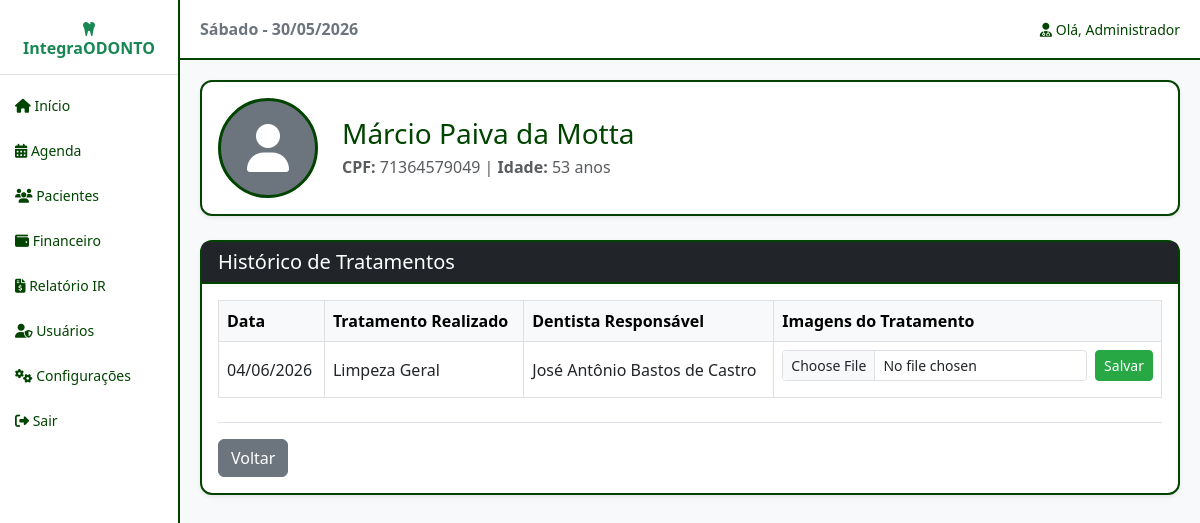
The page /view/prontuario.php?id_paciente=1 (signed in) on the database its author committed.
### tables this page shows
CREATE TABLE `pacientes` (
  `id` int(11) NOT NULL AUTO_INCREMENT,
  `nome` varchar(100) NOT NULL,
  `data_nascimento` date NOT NULL,
  `sexo` enum('M','F','O') NOT NULL,
  `rg` varchar(20) DEFAULT NULL,
  `cpf` varchar(14) NOT NULL,
  `email` varchar(100) DEFAULT NULL,
  `telefone` varchar(20) NOT NULL,
  `cep` varchar(10) DEFAULT NULL,
  `logradouro` varchar(100) DEFAULT NULL,
  `numero` varchar(10) DEFAULT NULL,
  `complemento` varchar(50) DEFAULT NULL,
  `bairro` varchar(50) DEFAULT NULL,
  `cidade` varchar(50) DEFAULT NULL,
  `uf` char(2) DEFAULT NULL,
  `responsavel_nome` varchar(100) DEFAULT NULL,
  `responsavel_cpf` varchar(14) DEFAULT NULL,
  `foto_path` varchar(255) DEFAULT NULL,
  `deleted_at` timestamp NULL DEFAULT NULL,
  PRIMARY KEY (`id`)
);

CREATE TABLE `consultas` (
  `id` int(11) NOT NULL AUTO_INCREMENT,
  `id_paciente` int(11) NOT NULL,
  `nome_tratamento` varchar(100) NOT NULL,
  `data_consulta` date NOT NULL,
  `hora_consulta` time NOT NULL,
  `status` enum('Agendado','Aguardando','Concluido','Faltou','Cancelado') NOT NULL DEFAULT 'Agendado',
  `id_dentista` int(11) NOT NULL,
  `deleted_at` timestamp NULL DEFAULT NULL,
  PRIMARY KEY (`id`),
  KEY `id_paciente` (`id_paciente`),
  KEY `id_dentista` (`id_dentista`),
  CONSTRAINT `consultas_ibfk_1` FOREIGN KEY (`id_paciente`) REFERENCES `pacientes` (`id`),
  CONSTRAINT `consultas_ibfk_2` FOREIGN KEY (`id_dentista`) REFERENCES `usuarios` (`id`)
);

CREATE TABLE `usuarios` (
  `id` int(11) NOT NULL AUTO_INCREMENT,
  `nome_completo` varchar(255) NOT NULL,
  `cpf` varchar(14) NOT NULL,
  `login` varchar(50) NOT NULL,
  `senha` varchar(255) NOT NULL,
  `nivel_acesso` int(11) NOT NULL,
  `deleted_at` timestamp NULL DEFAULT NULL,
  PRIMARY KEY (`id`)
);

### config/conexao.php (called while the page is built, shortened)
<?php
abstract class Conexao {
    private $servidor = 'localhost';
    private $user = 'root';
    private $pass = 'apple';
    private $banco = 'integra_odonto';
    private function conexao() {
        $this->conn = new PDO("mysql:host=$this->servidor;dbname=$this->banco", $this->user, $this->pass);
    }
}
?>

### model/pacienteModel.php (called while the page is built, shortened)
<?php
require_once '../config/conexao.php';
class Paciente extends Conexao {
    private $tabela = 'pacientes';
    public function consultaID($id) {
        $sql = "SELECT * FROM " . $this->tabela . " WHERE id = :id AND deleted_at IS NULL";
        $stmt = $this->conn->prepare($sql);
        $stmt->bindParam(':id', $id, PDO::PARAM_INT);
        $stmt->execute();
        return $stmt->fetch(PDO::FETCH_ASSOC);
    }
}
?>

### controller/pacienteController.php (called while the page is built, shortened)
<?php
require_once('../model/pacienteModel.php');
class PacienteController {
    public function consultaID($id) {
        $pacienteModel = new Paciente();
        return $pacienteModel->consultaID($id);
    }
}
?>

### controller/consultaController.php (called while the page is built, shortened)
<?php
require_once('../model/consultaModel.php');
class ConsultaController {
    public function listarProntuario($id_paciente) {
        $model = new Consulta();
        return $model->listarProntuario($id_paciente);
    }
}
?>

### model/consultaModel.php (called while the page is built, shortened)
<?php
require_once '../config/conexao.php';
class Consulta extends Conexao {
    private $tabela = 'consultas';
    public function listarProntuario($id_paciente) {
        $sql = "SELECT c.id, c.nome_tratamento, c.data_consulta, c.status, u.nome_completo as dentista
                FROM " . $this->tabela . " c
                INNER JOIN usuarios u ON c.id_dentista = u.id
                WHERE c.id_paciente = :id_paciente AND c.status = 'Concluido' AND c.deleted_at IS NULL
                ORDER BY c.data_consulta DESC";
        $stmt = $this->conn->prepare($sql);
        $stmt->bindParam(':id_paciente', $id_paciente, PDO::PARAM_INT);
        $stmt->execute();
        return $stmt->fetchAll(PDO::FETCH_ASSOC);
    }
}
?>

### view/prontuario.php (the view, shortened to what this page needs)
<?php
require_once 'header.php';
require_once '../controller/consultaController.php';
require_once '../controller/pacienteController.php';
$pCtrl = new PacienteController();
$paciente = $pCtrl->consultaID($_GET['id_paciente']);
$idade = date_diff(date_create($paciente['data_nascimento']), date_create('today'))->y;
$cCtrl = new ConsultaController();
$historico = $cCtrl->listarProntuario($_GET['id_paciente']);
?>
<div class="card shadow-sm mb-4">
    <div class="card-body d-flex align-items-center">
        <?php if(!empty($paciente['foto_path']) && file_exists($paciente['foto_path'])): ?>
            <img src="<?php echo $paciente['foto_path']; ?>" alt="Foto" class="rounded-circle me-4" style="width: 100px; height: 100px; object-fit: cover; border: 3px solid #004400;">
        <?php else: ?>
            <div class="rounded-circle me-4 bg-secondary d-flex justify-content-center align-items-center" style="width: 100px; height: 100px; color: white; border: 3px solid #004400;">
                <i class="fas fa-user fa-3x"></i>
            </div>
        <?php endif; ?>
        <div>
            <h3 class="mb-1"><?php echo $paciente['nome']; ?></h3>
            <p class="mb-0 text-muted"><strong>CPF:</strong> <?php echo $paciente['cpf']; ?> | <strong>Idade:</strong> <?php echo $idade; ?> anos</p>
        </div>
    </div>
</div>
<div class="card shadow-sm">
    <div class="card-header bg-dark text-white"><h5 class="mb-0">Histórico de Tratamentos</h5></div>
    <div class="card-body">
        <table class="table table-bordered">
            <thead class="table-light"><tr><th>Data</th><th>Tratamento Realizado</th><th>Dentista Responsável</th><th>Imagens do Tratamento</th></tr></thead>
            <tbody>
                <?php foreach($historico as $h): ?>
                <tr>
                    <td class="align-middle"><?php echo date('d/m/Y', strtotime($h['data_consulta'])); ?></td>
                    <td class="align-middle"><?php echo $h['nome_tratamento']; ?></td>
                    <td class="align-middle"><?php echo $h['dentista']; ?></td>
                    <td>
                        <form action="../controller/consultaController.php?action=uploadFoto" method="POST" enctype="multipart/form-data" class="d-flex mb-2">
                            <input type="file" name="foto_tratamento" class="form-control form-control-sm me-2" accept=".jpg,.jpeg,.png" required>
                            <button type="submit" class="btn btn-sm btn-success">Salvar</button>
                        </form>
                    </td>
                </tr>
                <?php endforeach; ?>
            </tbody>
        </table>
        <div class="mt-4 border-top pt-3">
            <a href="pacientes.php" class="btn btn-secondary">Voltar</a>
        </div>
    </div>
</div>
<?php require_once 'footer.php'; ?>

### view/header.php (style rules this page uses)
body { background-color: #f8f9fa; color: #004400; }
.card { background-color: #ffffff; border: 2px solid #004400; border-radius: 12px; }
.card-header { background-color: #004400; color: #ffffff; border-bottom: 2px solid #004400; }
.card-header h1, .card-header h2, .card-header h3, .card-header h4, .card-header h5 { color: #ffffff; margin: 0; }
h1, h2, h3, h4, h5, h6, label, p, span, td, th { color: #004400; }
.btn-success { background-color: #28a745; border-color: #28a745; }

### rows shown on the page
pacientes: nome "Márcio Paiva da Motta", cpf "71364579049", data_nascimento "53"
consultas: data_consulta "04/06/2026", nome_tratamento "Limpeza Geral", id_dentista.nome_completo "José Antônio Bastos de Castro"

### other values the page prints
$_SESSION['usuario_nome'] "Administrador"
